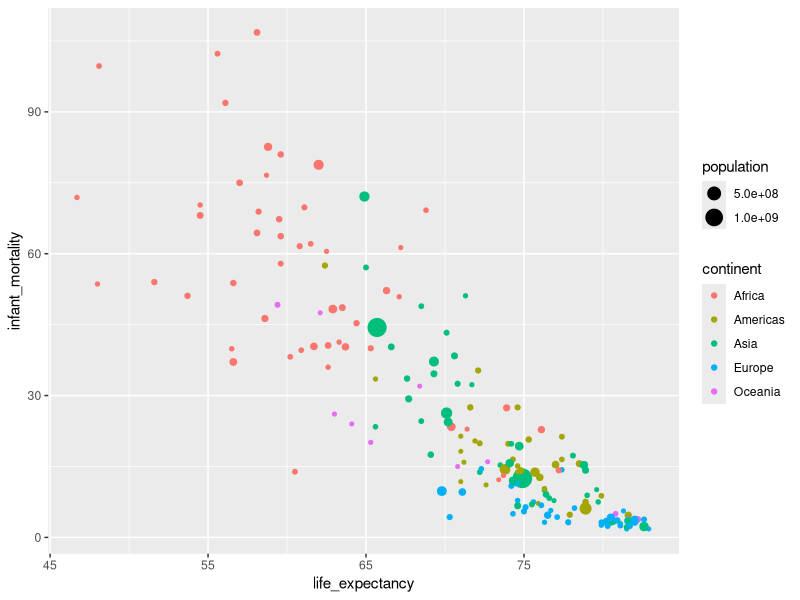
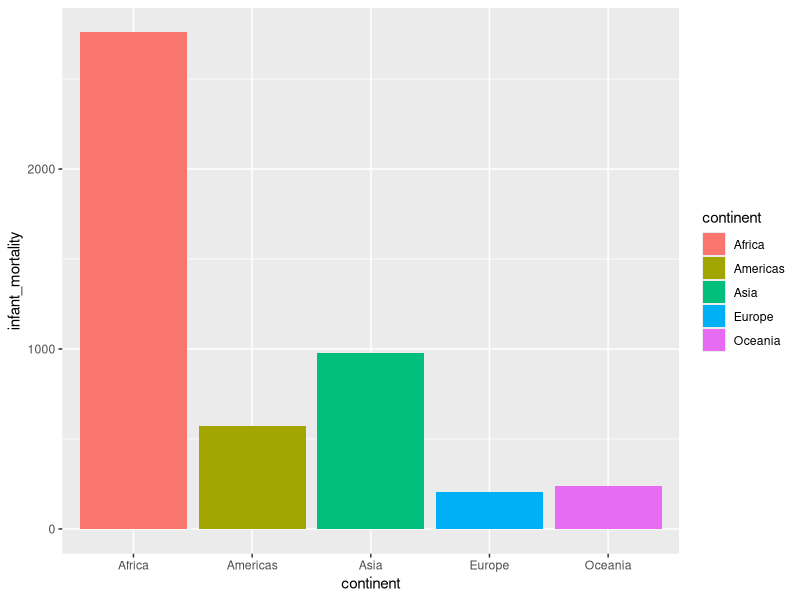

The R script that drew these images, in order:
## ---- chunk 1
knitr::opts_chunk$set(echo = TRUE)
## ---- chunk 2
library(dslabs)
library(tidyverse)
## ---- chunk 3
gap2011 <- gapminder %>% 
  as_tibble() %>% 
  filter(year == 2011)
## ---- chunk 4
ggplot(data = gap2011) +
  geom_point(mapping = aes(x = life_expectancy, y = infant_mortality, color = continent, size = population))
## ---- chunk 5
ggplot(data = gap2011) +
  geom_col(aes(x = continent, y = infant_mortality, fill = continent))
